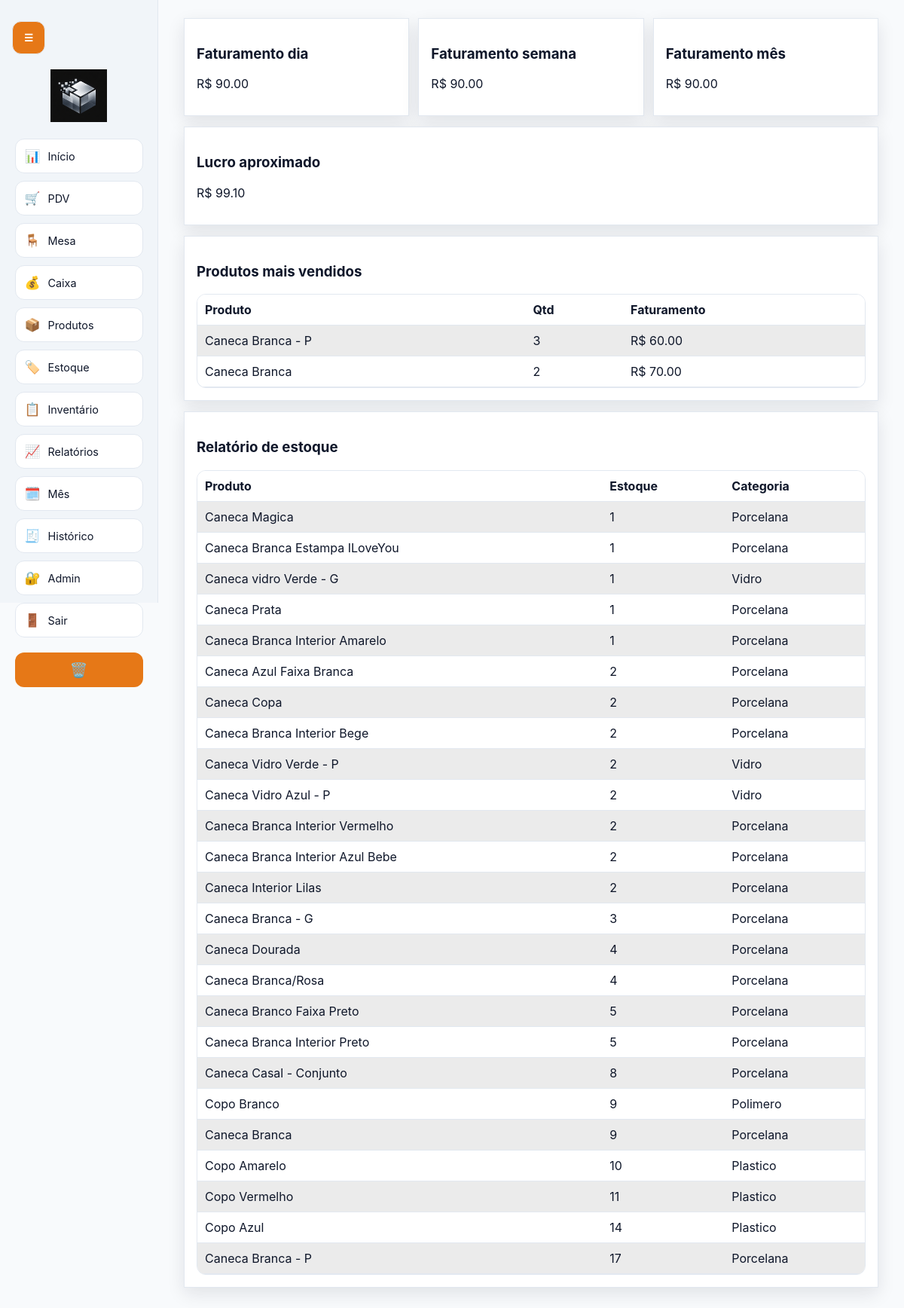
The app's page /reports (signed in) with its own data.
### tables this page shows
CREATE TABLE system_settings (
            key TEXT PRIMARY KEY,
            value TEXT NOT NULL
        );

CREATE TABLE sale_items (
            id INTEGER PRIMARY KEY AUTOINCREMENT,
            sale_id INTEGER NOT NULL,
            product_id INTEGER NOT NULL,
            product_name TEXT NOT NULL,
            quantity INTEGER NOT NULL,
            unit_price REAL NOT NULL,
            total_price REAL NOT NULL,
            FOREIGN KEY(sale_id) REFERENCES sales(id) ON DELETE CASCADE,
            FOREIGN KEY(product_id) REFERENCES products(id)
        );

CREATE TABLE products (
            id INTEGER PRIMARY KEY AUTOINCREMENT,
            name TEXT NOT NULL,
            category TEXT NOT NULL,
            cost_price REAL NOT NULL,
            sale_price REAL NOT NULL,
            stock_qty INTEGER NOT NULL DEFAULT 0,
            created_at TEXT NOT NULL
        );

### app.py (the view)
@app.route("/reports")
def reports():
    redirect_resp = require_login()
    if redirect_resp:
        return redirect_resp
    db = get_db()
    top_products = db.execute(
        """
        SELECT product_name, SUM(quantity) AS qty, SUM(total_price) AS faturamento
        FROM sale_items si
        JOIN sales s ON s.id = si.sale_id
        WHERE s.status = 'ACTIVE'
        GROUP BY product_name
        ORDER BY qty DESC LIMIT 10
        """
    ).fetchall()
    now = datetime.now()
    day_start = now.replace(hour=0, minute=0, second=0, microsecond=0).isoformat()
    week_start = (now - timedelta(days=now.weekday())).replace(hour=0, minute=0, second=0, microsecond=0).isoformat()
    month_start = now.replace(day=1, hour=0, minute=0, second=0, microsecond=0).isoformat()
    def total_since(since: str) -> float:
        return db.execute(
            "SELECT COALESCE(SUM(total),0) AS t FROM sales WHERE status = 'ACTIVE' AND created_at >= ?",
            (since,),
        ).fetchone()["t"]
    faturamento = {
        "dia": total_since(day_start),
        "semana": total_since(week_start),
        "mes": total_since(month_start),
    }
    lucro = db.execute(
        """
        SELECT COALESCE(SUM((si.unit_price - p.cost_price) * si.quantity),0) AS lucro
        FROM sale_items si
        JOIN sales s ON s.id = si.sale_id
        JOIN products p ON p.id = si.product_id
        WHERE s.status = 'ACTIVE'
        """
    ).fetchone()["lucro"]
    stock_report = db.execute("SELECT * FROM products ORDER BY stock_qty ASC").fetchall()
    return render_template(
        "reports.html",
        top_products=top_products,
        faturamento=faturamento,
        lucro=lucro,
        stock_report=stock_report,
    )

### app.py (called while the page is built, shortened)
def get_db() -> sqlite3.Connection:
    if "db" not in g:
        conn = sqlite3.connect(DB_PATH)
        conn.row_factory = sqlite3.Row
        conn.execute("PRAGMA foreign_keys = ON")
        g.db = conn
    return g.db

def get_system_name(db: sqlite3.Connection) -> str:
    row = db.execute("SELECT value FROM system_settings WHERE key = 'system_name'").fetchone()
    return row["value"] if row else "Quadrinhas Drinks Vendas"

def get_setting(db: sqlite3.Connection, key: str, default: str = "") -> str:
    row = db.execute("SELECT value FROM system_settings WHERE key = ?", (key,)).fetchone()
    return row["value"] if row else default

def maybe_run_daily_backup() -> None:
    db = get_db()
    if get_setting(db, "backup_enabled", "1") != "1":
        return
    today = datetime.now().strftime("%Y-%m-%d")
    last_run = get_setting(db, "backup_last_run_date", "")
    if last_run == today:
        return
    keep_days = int(get_setting(db, "backup_keep_days", "30") or "30")
    create_backup_archive()
    cleanup_old_backups(keep_days)
    set_setting(db, "backup_last_run_date", today)
    db.commit()

def user_allowed_tabs(user: sqlite3.Row | None) -> set[str]:
    if not user:
        return set()
    if user["role"] == "ADMIN":
        return set(DEFAULT_USER_TABS)
    return parse_allowed_tabs(user["allowed_tabs"])

def require_tab_access(tab_key: str):
    redirect_resp = require_login()
    if redirect_resp:
        return redirect_resp
    user = get_current_user()
    if not user:
        flash("Sessão inválida. Faça login novamente.", "warning")
        return redirect(url_for("login"))
    if user["role"] == "ADMIN":
        return None

def require_login():
    if "user_id" not in session:
        flash("Faça login para acessar o sistema.", "warning")
        return redirect(url_for("login"))
    user = get_current_user()
    if not user:
        session.clear()
        flash("Sessão inválida. Faça login novamente.", "warning")
        return redirect(url_for("login"))
    return None

def get_current_user() -> sqlite3.Row | None:
    if "current_user" in g:
        return g.current_user
    uid = session.get("user_id")
    if not uid:
        g.current_user = None
        return None
    g.current_user = get_db().execute("SELECT * FROM users WHERE id = ?", (uid,)).fetchone()
    return g.current_user

def is_user_blocked(user: sqlite3.Row) -> bool:
    if user["role"] == "ADMIN":
        return False

### templates/reports.html
{% extends 'base.html' %}
{% block content %}
<section class="grid three">
<article class="card"><h3>Faturamento dia</h3><p>R$ {{ '%.2f'|format(faturamento['dia']) }}</p></article>
<article class="card"><h3>Faturamento semana</h3><p>R$ {{ '%.2f'|format(faturamento['semana']) }}</p></article>
<article class="card"><h3>Faturamento mês</h3><p>R$ {{ '%.2f'|format(faturamento['mes']) }}</p></article>
</section>
<section class="card"><h3>Lucro aproximado</h3><p>R$ {{ '%.2f'|format(lucro) }}</p></section>
<section class="card"><h3>Produtos mais vendidos</h3>
<table><tr><th>Produto</th><th>Qtd</th><th>Faturamento</th></tr>{% for t in top_products %}<tr><td>{{ t['product_name'] }}</td><td>{{ t['qty'] }}</td><td>R$ {{ '%.2f'|format(t['faturamento']) }}</td></tr>{% endfor %}</table>
</section>
<section class="card"><h3>Relatório de estoque</h3>
<table><tr><th>Produto</th><th>Estoque</th><th>Categoria</th></tr>{% for p in stock_report %}<tr><td>{{ p['name'] }}</td><td>{{ p['stock_qty'] }}</td><td>{{ p['category'] }}</td></tr>{% endfor %}</table>
</section>
{% endblock %}

### templates/base.html (shortened to what this page needs)
<!doctype html>
<html lang="pt-BR">
<head>
  <link rel="stylesheet" href="{{ url_for('static', filename='style.css', v=asset_version) }}">
</head>
<body class="light-theme">
  {% if session.get('user_id') %}
  <button id="menu-toggle" class="menu-toggle" type="button" aria-label="Abrir ou fechar menu">☰</button>
  <aside id="side-menu" class="side-menu">
    <div class="menu-header">
      <img src="{{ url_for('static', filename=logo_path) }}" alt="Logo da loja" class="store-logo" onerror="this.style.display='none';this.nextElementSibling.style.display='block';">
    </div>
    <nav class="menu-nav">
      {% if is_admin or 'dashboard' in allowed_tabs %}
      <a href="{{ url_for('dashboard') }}" title="Início"><span>📊</span><small>Início</small></a>
      {% endif %}
      {% if is_admin or 'pdv' in allowed_tabs %}
      <a href="{{ url_for('pdv') }}" title="PDV"><span>🛒</span><small>PDV</small></a>
      {% endif %}
      {% if is_admin or 'mesa' in allowed_tabs %}
      <a href="{{ url_for('mesa') }}" title="Mesa"><span>🪑</span><small>Mesa</small></a>
      {% endif %}
      {% if is_admin or 'cash' in allowed_tabs %}
      <a href="{{ url_for('cash') }}" title="Caixa"><span>💰</span><small>Caixa</small></a>
      {% endif %}
      {% if is_admin or 'products' in allowed_tabs %}
      <a href="{{ url_for('products') }}" title="Produtos"><span>📦</span><small>Produtos</small></a>
      {% endif %}
      {% if is_admin or 'stock' in allowed_tabs %}
      <a href="{{ url_for('stock') }}" title="Estoque"><span>🏷️</span><small>Estoque</small></a>
      {% endif %}
      {% if is_admin or 'inventory' in allowed_tabs %}
      <a href="{{ url_for('inventory') }}" title="Inventário"><span>📋</span><small>Inventário</small></a>
      {% endif %}
      {% if is_admin or 'reports' in allowed_tabs %}
      <a href="{{ url_for('reports') }}" title="Relatórios"><span>📈</span><small>Relatórios</small></a>
      {% endif %}
      {% if is_admin or 'monthly' in allowed_tabs %}
      <a href="{{ url_for('monthly_management') }}" title="Gerenciar mês"><span>🗓️</span><small>Mês</small></a>
      {% endif %}
      {% if is_admin or 'sales' in allowed_tabs %}
      <a href="{{ url_for('sales_history') }}" title="Histórico"><span>🧾</span><small>Histórico</small></a>
      {% endif %}
      {% if is_admin %}
      <a href="{{ url_for('admin_users') }}" title="Admin"><span>🔐</span><small>Admin</small></a>
      {% endif %}
      <a href="{{ url_for('logout') }}" title="Sair"><span>🚪</span><small>Sair</small></a>
    </nav>
    {% if is_admin %}
    <div class="menu-actions">
      <form method="post" action="{{ url_for('reset_data') }}" onsubmit="return confirm('Atenção: dados de caixa e vendas serão apagados. Deseja continuar?');">
        <button class="danger-btn" type="submit" title="Apagar dados de caixa e vendas">🗑️</button>
      </form>
    </div>
    {% endif %}
  </aside>
  {% endif %}
  <main class="app-main {% if session.get('user_id') %}with-sidebar{% endif %}">
    {% block content %}{% endblock %}
  </main>
</body>
</html>

### static/style.css (style rules this page uses)
body { --bg: #F8FAFC; --surface: #FFFFFF; --surface-2: #FFFFFF; --sidebar: #F1F5F9; --text: #0F172A; --muted: #64748B; --primary: #e67817; --primary-hover: #cf6510; --success: #d8f5e1; --danger: #ffdfe5; --warning: #fff1cb; --border: #E2E8F0; --link: #e67817; --shadow: 0 8px 22px rgba(15, 23, 42, 0.10); }
* { box-sizing: border-box; }
body { font-family: Inter, Segoe UI, Roboto, Arial, sans-serif; background: var(--bg); color: var(--text); margin: 0; min-height: 100vh; }
body.light-theme { background: var(--bg); }
.menu-toggle { position: fixed; top: 22px; left: 16px; z-index: 30; width: 44px; height: 44px; border-radius: 12px; border: 1px solid var(--border); background: var(--primary); color: #fff; cursor: pointer; }
.side-menu { position: fixed; top: 0; left: 0; width: 210px; height: 100vh; background: var(--sidebar); border-right: 1px solid var(--border); display: flex; flex-direction: column; padding: 14px 10px; gap: 14px; align-items: center; transition: transform 0.25s ease; z-index: 20; }
body.light-theme .side-menu { background: var(--sidebar); }
.store-logo { width: 120px; max-height: 70px; object-fit: contain; display: block; margin: 78px auto 8px; }
.menu-nav { display: grid; gap: 10px; justify-items: center; margin: auto 0; }
.menu-nav a { width: 170px; min-height: 46px; display: flex; align-items: center; justify-content: flex-start; gap: 10px; padding: 8px 12px; font-size: 1.05rem; border-radius: 12px; border: 1px solid var(--border); background: var(--surface); color: var(--text); text-decoration: none; }
.menu-nav a small { font-size: 0.9rem; color: var(--text); }
.menu-actions { margin-top: auto; display: grid; gap: 10px; justify-items: center; }
.menu-actions button { width: 170px; height: 46px; padding: 0; border-radius: 12px; border: 1px solid transparent; background: var(--primary); color: #fff8ef; cursor: pointer; font-size: 1.2rem; }
body.light-theme .menu-actions button { background: var(--primary); color: #fff; }
.menu-actions .danger-btn { background: var(--danger); }
.app-main { width: min(1200px, 100%); margin: 0 auto; padding: clamp(12px, 2.4vw, 24px); }
.app-main.with-sidebar { margin-left: 220px; width: calc(100% - 230px); }
.card { background: var(--surface); border: 1px solid var(--border); border-radius: var(--radius); padding: 16px; margin-bottom: 14px; box-shadow: var(--shadow); }
body.light-theme .card { background: var(--surface); }
.grid { display: grid; gap: 12px; justify-content: center; }
.grid.three { grid-template-columns: repeat(3, minmax(0, 1fr)); }
table { width: 100%; border-collapse: separate; border-spacing: 0; border: 1px solid var(--border); border-radius: 12px; overflow: hidden; }
th, td { border-bottom: 1px solid var(--border); padding: 10px; text-align: left; }
th { background: var(--surface); color: var(--text); }
body.light-theme th { background: var(--surface); color: var(--text); }
tr:nth-child(even) td { background: color-mix(in srgb, var(--surface) 92%, #000 8%); }
input, select, button { width: 100%; margin-top: 6px; padding: 10px 12px; border-radius: 10px; border: 1px solid var(--border); background: var(--surface); color: var(--text); }
body.light-theme input, body.light-theme select, body.light-theme button { background: var(--surface); }
button { cursor: pointer; background: var(--primary); border: none; font-weight: 600; color: #fff; }
body.light-theme button { background: var(--primary); color: #fff; }
a { color: var(--link); }
.menu-nav a { box-shadow: inset 0 0 0 1px rgba(255,255,255,0.02); }
.card { backdrop-filter: blur(4px); }

### records on screen
system_settings: value (picture)
sale_items: product_name "Caneca Branca - P", qty "3", faturamento "60.00"
sale_items: product_name "Caneca Branca", qty "2", faturamento "70.00"
products: name "Caneca Magica", stock_qty "1", category "Porcelana"
products: name "Caneca Branca Estampa ILoveYou", stock_qty "1", category "Porcelana"
products: name "Caneca vidro Verde - G", stock_qty "1", category "Vidro"
products: name "Caneca Prata", stock_qty "1", category "Porcelana"
products: name "Caneca Branca Interior Amarelo", stock_qty "1", category "Porcelana"
products: name "Caneca Azul Faixa Branca", stock_qty "2", category "Porcelana"
products: name "Caneca Copa", stock_qty "2", category "Porcelana"
products: name "Caneca Branca Interior Bege", stock_qty "2", category "Porcelana"
products: name "Caneca Vidro Verde - P", stock_qty "2", category "Vidro"
products: name "Caneca Vidro Azul - P", stock_qty "2", category "Vidro"
products: name "Caneca Branca Interior Vermelho", stock_qty "2", category "Porcelana"
products: name "Caneca Branca Interior Azul Bebe", stock_qty "2", category "Porcelana"
products: name "Caneca Interior Lilas", stock_qty "2", category "Porcelana"
products: name "Caneca Branca - G", stock_qty "3", category "Porcelana"
products: name "Caneca Dourada", stock_qty "4", category "Porcelana"
products: name "Caneca Branca/Rosa", stock_qty "4", category "Porcelana"
products: name "Caneca Branco Faixa Preto", stock_qty "5", category "Porcelana"
products: name "Caneca Branca Interior Preto", stock_qty "5", category "Porcelana"
products: name "Caneca Casal - Conjunto", stock_qty "8", category "Porcelana"
products: name "Copo Branco", stock_qty "9", category "Polimero"
products: name "Caneca Branca", stock_qty "9", category "Porcelana"
products: name "Copo Amarelo", stock_qty "10", category "Plastico"
products: name "Copo Vermelho", stock_qty "11", category "Plastico"
products: name "Copo Azul", stock_qty "14", category "Plastico"
products: name "Caneca Branca - P", stock_qty "17", category "Porcelana"

### other values on screen
{{ '%.2f'|format(faturamento['dia']) }} "90.00"
{{ '%.2f'|format(faturamento['semana']) }} "90.00"
{{ '%.2f'|format(faturamento['mes']) }} "90.00"
{{ '%.2f'|format(lucro) }} "99.10"
